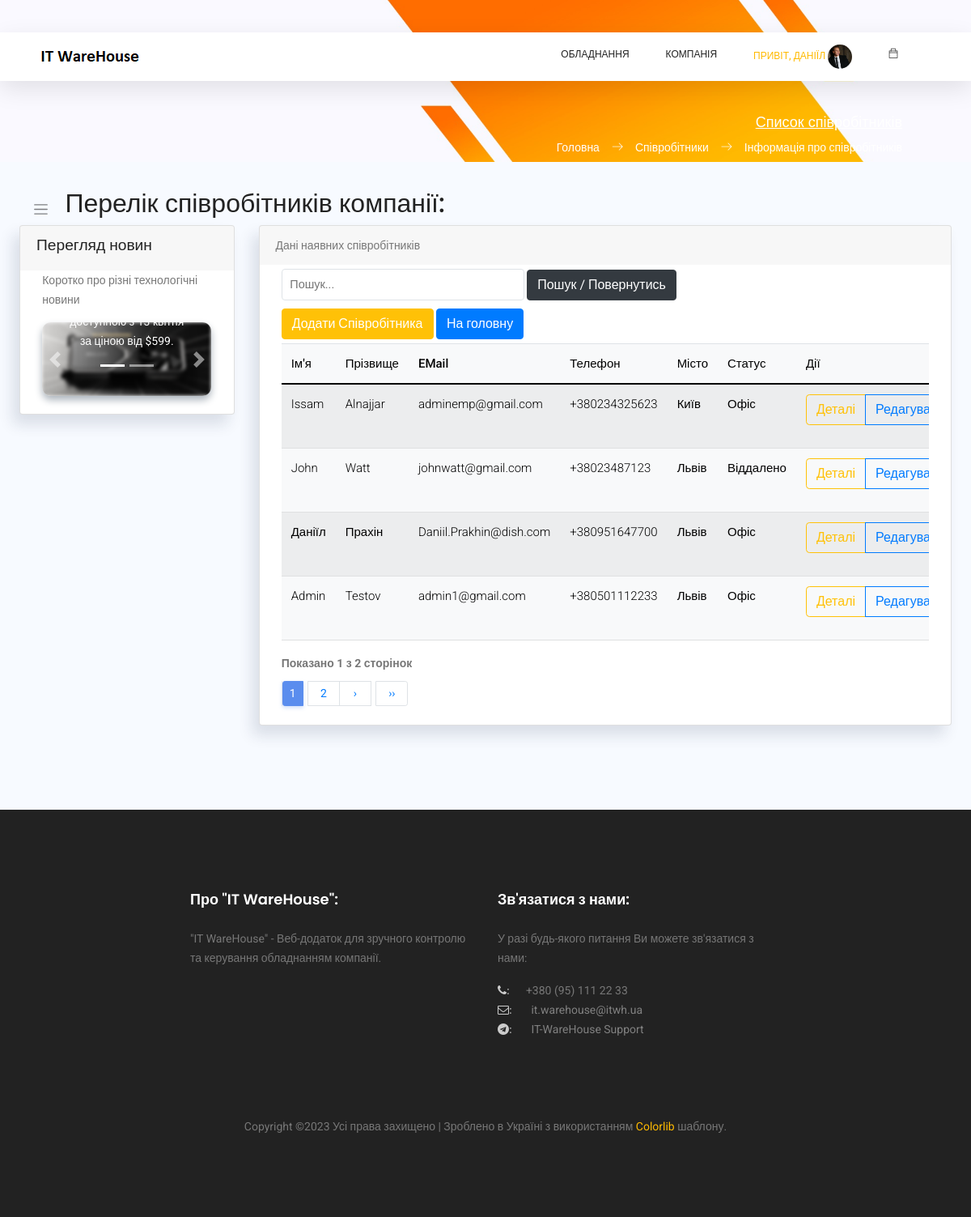
Screenshot of /employees/list (signed in) with the database file from the repository.
### users/models.py (models this page shows, shortened)
class NewUser(AbstractBaseUser, PermissionsMixin):
    email = models.EmailField(_('email address'), unique=True)
    user_name = models.CharField(max_length=150, unique=True)
    start_date = models.DateTimeField(default=timezone.now)
    is_staff = models.BooleanField(default=False)
    is_active = models.BooleanField(default=False)
    is_employee = models.BooleanField(default=False)
    objects = CustomAccountManager()
    USERNAME_FIELD = 'email'
    REQUIRED_FIELDS = ['user_name']

### employees/models.py (models this page shows, shortened)
class Employees(models.Model):
    first_name = models.CharField(max_length=50, default='', verbose_name="Ім'я *")
    last_name = models.CharField(max_length=50, default='', verbose_name='Прізвище *')
    email = models.EmailField(max_length=75, unique=True, null=True, verbose_name='Електрона пошта *')
    eid = models.CharField(max_length=8, unique=True, null=True, verbose_name='Внутрішній номер *')
    department = models.ForeignKey(Departments, null=True, on_delete=models.SET_NULL, verbose_name='Назва відділу *')
    title = models.CharField(max_length=50, null=True, default='', verbose_name='Посада *')
    user_id = models.ForeignKey(NewUser, null=True, on_delete=models.SET_NULL, verbose_name='ID Користувача *')
    location = models.ForeignKey(Cities, null=True, on_delete=models.SET_NULL, blank=True, verbose_name='Назва міста')
    mobilephone = models.CharField(max_length=20, null=True, default='', blank=True, verbose_name='Мобільний телефон')
    status = models.ForeignKey(UserStatus, null=True, on_delete=models.SET_NULL, blank=True,
                               verbose_name='Форма роботи')
    photo = models.FileField(upload_to='photos/', null=True, default='photos/default_user.jpg', blank=True,
                             verbose_name='Фото')
    comments = models.TextField(max_length=300, null=True, default='', blank=True, verbose_name='Коментарі')

class Cities(models.Model):
    city = models.CharField(max_length=100, unique=True, verbose_name='Назва міста')
    def __str__(self) -> str:
        return str(self.city)

class UserStatus(models.Model):
    ustatus = models.CharField(max_length=50, unique=True, verbose_name='Форма роботи')
    def __str__(self) -> str:
        return str(self.ustatus)

### employees/views.py (the view, shortened to what this page needs)
# urls.py: path('list', emp_list, name='employee-list'),
@login_required
def emp_list(request):
    context = {
        'page_title': 'Список співробітників',
        'app_name': 'Співробітники',
        'page_name': 'Інформація про співробітників'
    }
    user_admin = 0
    if request.user.groups.filter(name='Admins').exists():
        user_admin = 1
    if Employees.objects.filter(user_id=request.user.id).exists():
        employee_data = Employees.objects.get(user_id=request.user.id)
    else:
        employee_data = ''
    context['user_admin'] = user_admin
    if request.method == 'GET':
        pages = 4
        squery = request.GET.get('query')
        if squery == None or squery == '':
            employee_list = Employees.objects.all()
            paginator = Paginator(employee_list, pages)
            page_number = request.GET.get('page')
            page_object = Paginator.get_page(paginator, page_number)
    context['employee_list'] = page_object
    context['employee_data'] = employee_data
    return render(request, 'employees/list.html', context=context)

### templates/employees/list.html (shortened to what this page needs)
{% extends '_layouts/base.html' %}
{% load static %}
{% block content %}
<div id="main" style="margin-left: 0; min-height: 800px;">
    <div class="main-content container-fluid">
        <div class="page-title">
            <nav class="navbar navbar-header navbar-expand navbar-light headli-1">
                <a class="sidebar-toggler" href="#"><span class="navbar-toggler-icon"></span></a>
            </nav>
            <h3 class="headli-1">Перелік співробітників компанії:</h3>
        </div>
        <section class="section">
            <div class="row mb-4">
                <div class="col-md-3">
                    <div class="card" >
                        <div class="card-header" >
                            <h4>Перегляд новин</h4>
                        </div>
                        <div class="card-body" >
                            <div class="row" >
                                <div class="col-md-12" >
                                    <p>Коротко про різні технологічні новини</p>
                                    <div id="carouselExampleCaptions" class="carousel slide" data-ride="carousel" >
                                        <ol class="carousel-indicators">
                                            <li data-bs-target="#carouselExampleCaptions" data-slide-to="0" class="active"></li>
                                            <li data-bs-target="#carouselExampleCaptions" data-slide-to="1"></li>
                                        </ol>
                                        <div class="carousel-inner" >
                                            <div class="carousel-item active" >
                                                <img src="{% static 'static_f_2/images/cpsamples/newsphoto1.jpg' %}" class="d-block w-100 main-img-n" alt="...">
                                                <div class="carousel-caption d-none d-md-block" >
                                                    <p>Відеокарта буде доступною з 13 квітня за ціною від $599.</p>
                                                </div>
                                            </div>
                                        </div>
                                        <a class="carousel-control-prev" href="#carouselExampleCaptions" role="button" data-slide="prev">
                                            <span class="carousel-control-prev-icon" aria-hidden="true"></span>
                                        </a>
                                        <a class="carousel-control-next" href="#carouselExampleCaptions" role="button" data-slide="next">
                                            <span class="carousel-control-next-icon" aria-hidden="true"></span>
                                        </a>
                                    </div>
                                </div>
                            </div>
                        </div>
                    </div>
                </div>
                <div class="col-md-9">
                    <div class="card">
                        <div class="card-header">
                            Дані наявних співробітників
                        </div>
                        <div class="card-body">
                            <div class="dataTable-wrapper dataTable-loading no-footer sortable searchable fixed-columns" >
                                <div class="dataTable-top">
                                    <div style="display: block; gap: 10px; margin: 5px 0;">
                                        <form style="padding-bottom: 10px;" class="dataTable-search" action="{% url 'employee-list' %}" method="get" data-dashlane-rid="f99ae6705c7dc65e" data-form-type="">
                                            <input style="width: 300px" class="dataTable-input" name="query" placeholder="Пошук..." type="text" data-dashlane-rid="b7f577d40e4c8869" data-form-type="">
                                            <button class="btn btn-dark" type="submit">Пошук / Повернутись</button>
                                        </form>
                                        <a href="/employees/emp_create" class="btn btn-warning my-btn">Додати Співробітника</a>
                                        <a href="/main/main_page" class="btn btn-primary my-btn">На головну</a>
                                    </div>
                                </div>
                                <div class="dataTable-container capitalizer" >
                                    {% if employee_list %}
                                    <table class="table table-striped table-light dataTable-table" id="table1"       >
                                        <thead>
                                        <tr>
                                            <th data-sortable="" style="width: 15%;">
                                                <li href="#" class="dataTable-sorter colorizer">Ім'я</li>
                                            </th>
                                            <th data-sortable="" style="width: 15%;">
                                                <li href="#" class="dataTable-sorter colorizer">Прізвище</li>
                                            </th>
                                            <th data-sortable="" style="width: 20%;">
                                                <li href="#" class="dataTable-sorter colorizer">EMail</li>
                                            </th>
                                            <th data-sortable="" style="width: 15%;">
                                                <li href="#" class="dataTable-sorter colorizer">Телефон</li>
                                            </th>
                                            <th data-sortable="" style="width: 15%;">
                                                <li href="#" class="dataTable-sorter colorizer">Місто</li>
                                            </th>
                                            <th data-sortable="" style="width: 10%;">
                                                <li href="#" class="dataTable-sorter colorizer">Статус</li>
                                            </th>
                                            <th data-sortable="" style="width: 20%;">
                                                <li href="#" class="dataTable-sorter colorizer">Дії</li>
                                            </th>
                                        </tr>
                                        </thead>
                                        <tbody>
                                        {% for employee_info in employee_list %}
                                        <tr>
                                            <td class="colorizer" style="font-weight: 300;">{{ employee_info.first_name }}</td>
                                            <td class="colorizer" style="font-weight: 300;">{{ employee_info.last_name }}</td>
                                            <td class="colorizer" style="font-weight: 300;">{{ employee_info.email }}</td>
                                            <td class="colorizer" style="font-weight: 300;">{{ employee_info.mobilephone }}</td>
                                            <td class="colorizer" style="font-weight: 300;">{{ employee_info.location }}</td>
                                            <td class="colorizer" style="font-weight: 300;">{{ employee_info.status }}</td>
                                            <td class="colorizer" style="font-weight: 300;">
                                                <div class="btn-group mb-3" role="group" aria-label="Basic example">
                                                    <a class="btn btn-outline-warning" href="/employees/details/{{ employee_info.id }}">Деталі</a>
                                                    <a class="btn btn-outline-primary" href="/employees/update/{{ employee_info.id }}">Редагувати</a>
                                                </div>
                                            </td>
                                        </tr>
                                        {% endfor %}
                                        </tbody>
                                    </table>
                                    {% endif %}
                                </div>
                                <div class="dataTable-bottom" >
                                    <div class="dataTable-info" style="font-weight: 700">Показано {{ employee_list.number }} з {{ employee_list.paginator.num_pages }} сторінок</div>
                                    {% if employee_list.has_other_pages %}
                                    <ul class="pagination pagination-primary float-start dataTable-pagination pagination-sm">
                                        {% for i in employee_list.paginator.page_range %}
                                        {% if employee_list.number == i %}
                                        <li class="page-item active"><span class="page-link" data-page="">{{ i }}</span></li>
                                        {% elif i > employee_list.number|add:'-2' and i < employee_list.number|add:'2' %}
                                        <li class="page-item"><a href="?page={{ i }}" class="page-link" data-page="">{{ i }}</a></li>
                                        {% endif %}
                                        {% endfor %}
                                        {% if employee_list.has_next %}
                                        <li class="page-item"><a href="?page={{ employee_list.next_page_number }}" class="page-link" data-page="">›</a></li>
                                        <li class="page-item pager"><a href="?page={{ employee_list.paginator.num_pages }}" class="page-link" data-page="">››</a></li>
                                        {% endif %}
                                    </ul>
                                    {% endif %}
                                </div>
                            </div>
                        </div>
                    </div>
                </div>
            </div>
        </section>
    </div>
</div>
{% endblock content %}

### templates/_layouts/header.html (shortened to what this page needs)
{% load static %}
<header class="header_area sticky-header">
	<div class="main_menu">
			<nav class="navbar navbar-expand-lg navbar-light main_box">
				<div class="container">
					<a class="navbar-brand logo_h" href="/">
						<img src="{% static 'static_f_1/img/logo.png' %}" alt="IT WareHouse Project Logo">
					</a>
					<div class="collapse navbar-collapse offset" id="navbarSupportedContent">
						<ul class="nav navbar-nav menu_nav ml-auto">
							{% if not user.is_authenticated %}
								<li class="nav-item"><a class="nav-link" href="/">Вхід до Системи</a></li>
							{% else %}
								<li class="nav-item submenu dropdown">
									<a href="#" class="nav-link dropdown-toggle" data-toggle="dropdown"
									   role="button" aria-haspopup="true" aria-expanded="false">Обладнання</a>
								</li>
								<li class="nav-item submenu dropdown">
									<a href="#" class="nav-link dropdown-toggle" data-toggle="dropdown" role="button"
									   aria-haspopup="true" aria-expanded="false">Компанія</a>
								</li>
								<li class="nav-item submenu dropdown active">
									<a href="#" class="nav-link dropdown-toggle" data-toggle="dropdown" role="button"
									   aria-haspopup="true" aria-expanded="false">
										<span>Привіт, {{ user.user_name }}</span>
										{% if employee_data.photo %}
										<span><span><img width="30px" height="30px" class="profile-img"
														 src="/media/{{ employee_data.photo }}" alt=""></span>
										</span>
										{% else %}
										<span><span><img width="30px" height="30px" class="profile-img"
													 src="/media/photos/default_user.jpg" alt=""></span>
										</span>
										{% endif %}
										</a>
								</li>
								<li class="nav-item submenu dropdown">
									<a href="#" class="nav-link dropdown-toggle">
										<span class="ti-bag"></span>
									</a>
								</li>
							{% endif %}
						</ul>
					</div>
				</div>
			</nav>
	</div>
</header>

### rows the page displays
NewUser: user_name "ДАНІЇЛ"
Employees: photo (picture), first_name "Даніїл", last_name "Прахін", email "Daniil.Prakhin@dish.com", mobilephone "+380951647700", location "Львів", status "Офіс"
Employees: first_name "Issam", last_name "Alnajjar", email "adminemp@gmail.com", mobilephone "+380234325623", location "Київ", status "Офіс"
Employees: first_name "John", last_name "Watt", email "johnwatt@gmail.com", mobilephone "+38023487123", location "Львів", status "Віддалено"
Employees: first_name "Admin", last_name "Testov", email "admin1@gmail.com", mobilephone "+380501112233", location "Львів", status "Офіс"

### other values shown
{{ page_title }} "Список співробітників"
{{ app_name }} "Співробітники"
{{ page_name }} "Інформація про співробітників"
{{ employee_list.number }} "1"
{{ employee_list.paginator.num_pages }} "2"
{{ i }} "1"
{{ i }} "2"
